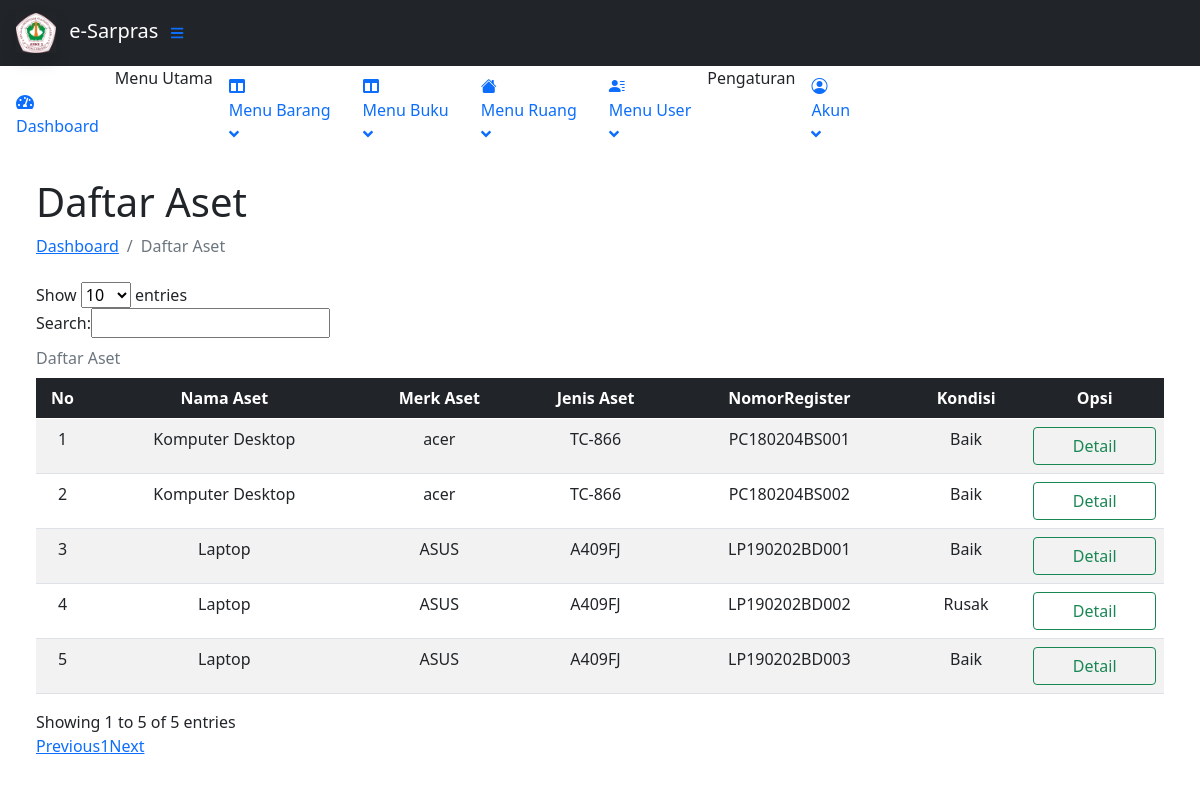
The page /contents/Barang/index.php?page=DaftarBarang on the database as committed earlier.
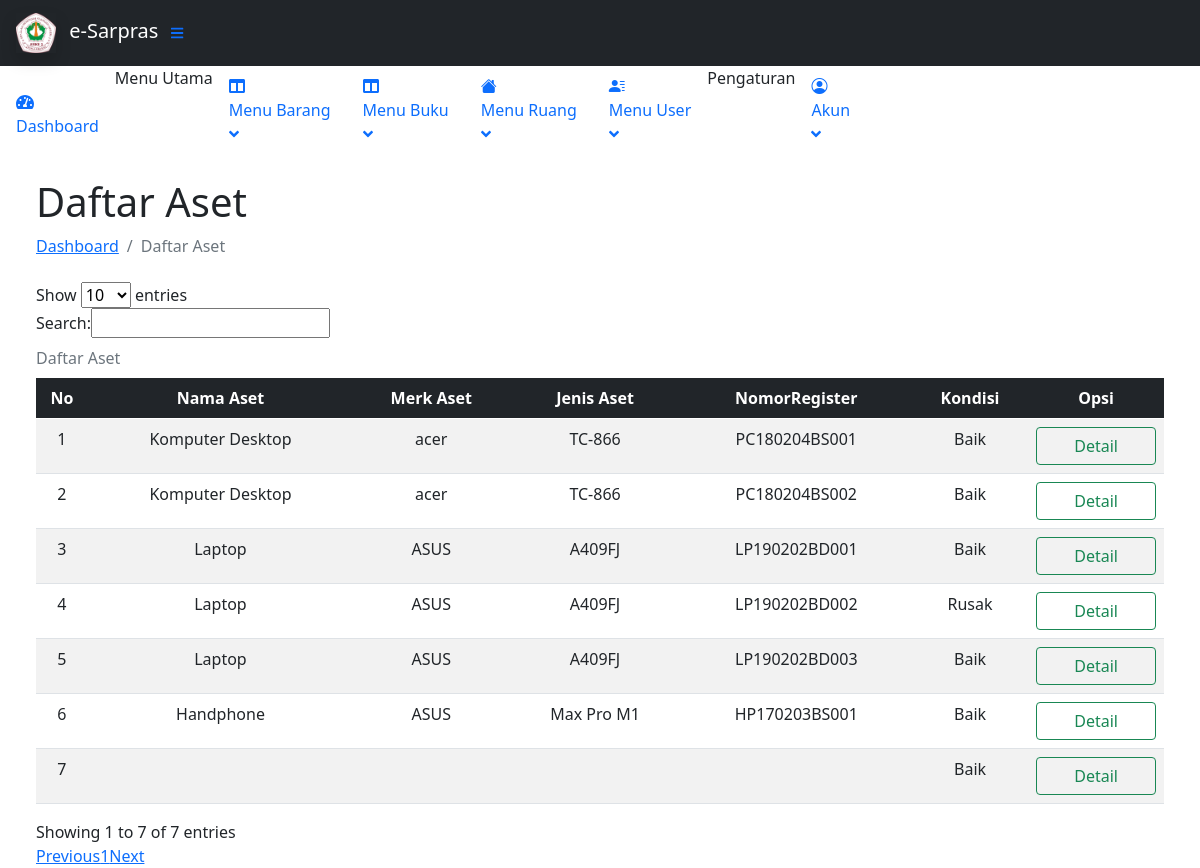
The same page on the database as committed later.
### tables this page shows
CREATE TABLE `tbarang` (
  `idAset` int(11) NOT NULL,
  `namaBarang` varchar(50) NOT NULL,
  `fotoBarang` varchar(255) NOT NULL,
  `merkBarang` varchar(30) DEFAULT NULL,
  `tipeBarang` varchar(30) DEFAULT NULL,
  `nomorRegister` varchar(30) DEFAULT NULL,
  `hargaSatuan` int(20) DEFAULT NULL,
  `tahunPembelian` int(4) DEFAULT NULL,
  `sumberDana` enum('BOS','BOSDA') DEFAULT NULL,
  `kondisiBarang` enum('Baik','Rusak') NOT NULL,
  `linkRuangan` int(11) NOT NULL,
  `isDeleted` tinyint(1) NOT NULL DEFAULT '0'
);

### config/connect.php (called while the page is built)
<?php
    $db = mysqli_connect('localhost', 'root', '', 'inventorymanagement');
    function querySql($query)
        {
        global $db;
        $item = mysqli_query($db, $query);
        $items = [];
        while ($row = mysqli_fetch_assoc($item)) {
            $items[] = $row;
            }
        return $items;
        }

### contents/Barang/daftarbarang.php (the view, shortened to what this page needs)
<?php
    $barang = querySql("SELECT * FROM tbarang");
    ?>
<main>
    <div class="container-fluid px-4">
        <h1 class="mt-4">Daftar Aset</h1>
        <ol class="breadcrumb mb-4">
            <li class="breadcrumb-item"><a href="index.php">Dashboard</a></li>
            <li class="breadcrumb-item active">Daftar Aset</li>
        </ol>
<table id="example" class="table caption-top table-striped text-center" class="display nowrap table-striped table-bordered table" style="width:100%">
 <caption>Daftar Aset</caption>
            <thead class="table-dark">
                <tr>
                    <th>No</th>
                    <th>Nama Aset</th>
                    <th>Merk Aset</th>
                    <th>Jenis Aset</th>
                    <th>NomorRegister</th>
                    <th>Kondisi</th>
                    <th>Opsi</th>
                </tr>
            </thead>
            <tbody class="">
                <?php $i = 1;?>
                <?php foreach($barang as $item) : ?>
                    <tr>
                        <td><?= $i ?></td>
                        <td><?= $item["namaBarang"]; ?></td>
                        <td><?= $item["merkBarang"]; ?></td>
                        <td><?= $item["tipeBarang"]; ?></td>
                        <td><?= $item["nomorRegister"]; ?></td>
                        <td><?= $item["kondisiBarang"]; ?></td>
                        <td>
                            <div class="d-grid">
                                <a href="index.php?page=DetailBarang&id=<?= $item ['idAset']; ?>"class="btn btn-outline-success">Detail</a>
                            </div>
                        </td>
                    </tr>
                    <?php $i++ ?>
                <?php endforeach; ?>
            </tbody>
        </table>
    </div>
</main>

Rows that differ between the two databases and show on the page:
added tbarang: namaBarang "Handphone", merkBarang "ASUS", tipeBarang "Max Pro M1", nomorRegister "HP170203BS001", kondisiBarang "Baik"
added tbarang: kondisiBarang "Baik"
Other text that changed with them:
text written by a page script: "Show entries Search: Showing 1 to 5 of 5 entries Previous 1 Next" → "Show entries Search: Showing 1 to 7 of 7 entries Previous 1 Next"
